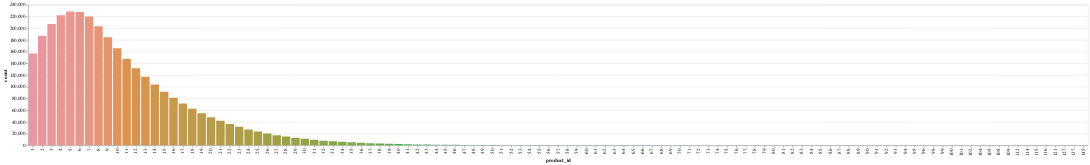

Here is the notebook cell this chart was saved with:
### Markdown cell above
Number of products bought in each order is a right tailed distribution. Peaks around 5-6 orders in prior orders and at 5 in train orders

### Code cell
t = prior_orders.groupby('order_id')['product_id'].count().reset_index()
plt.figure(figsize=(20,6))
salt.countplot(x='product_id',xlabel='No. of products per order - prior',ylabel='count of orders',data=t)
# ax.set(xlabel='No. of products per order - prior',ylabel='count of orders')
# plt.show()
# print(t['product_id'].max())
